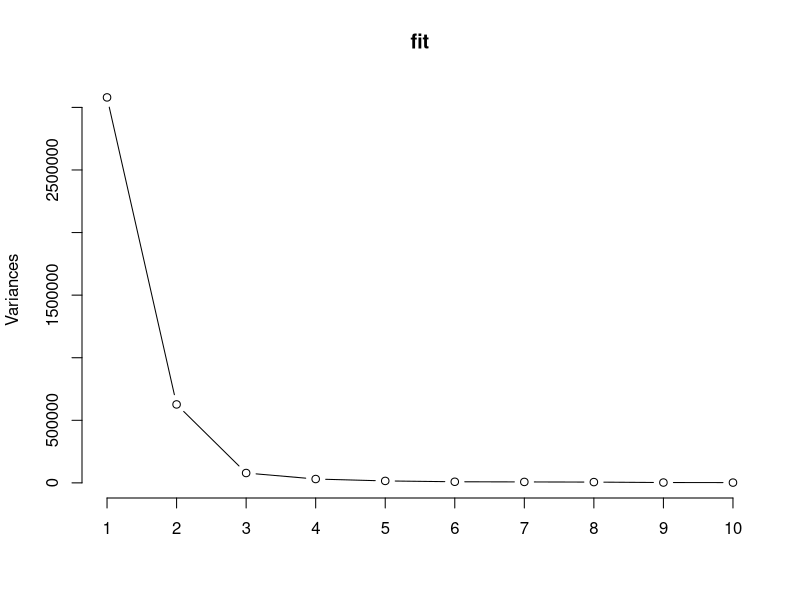
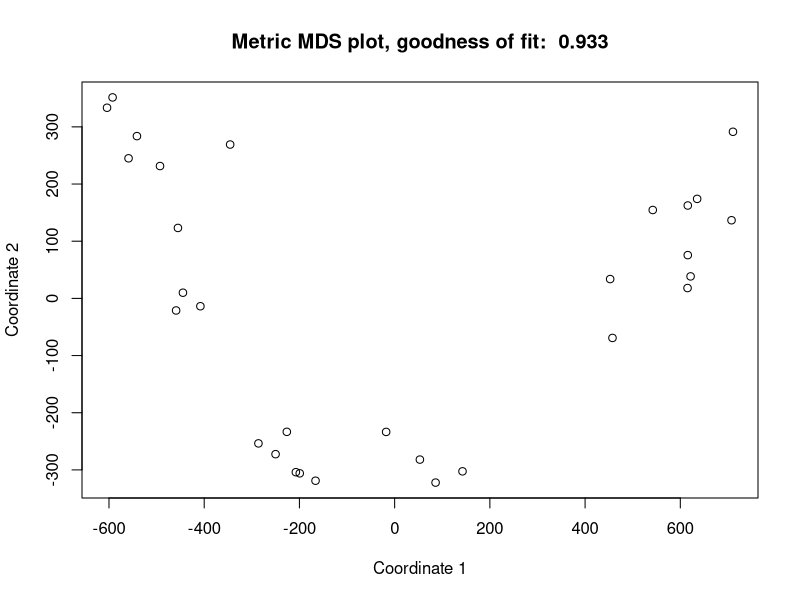
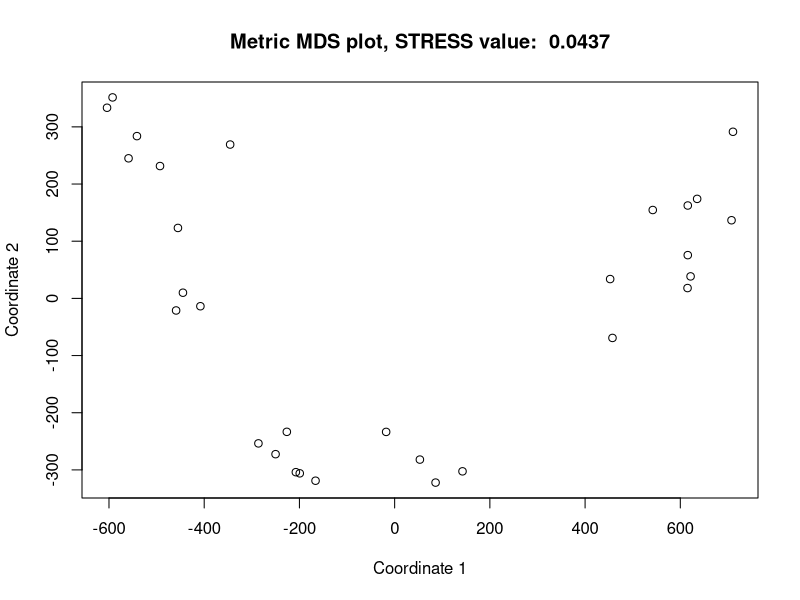
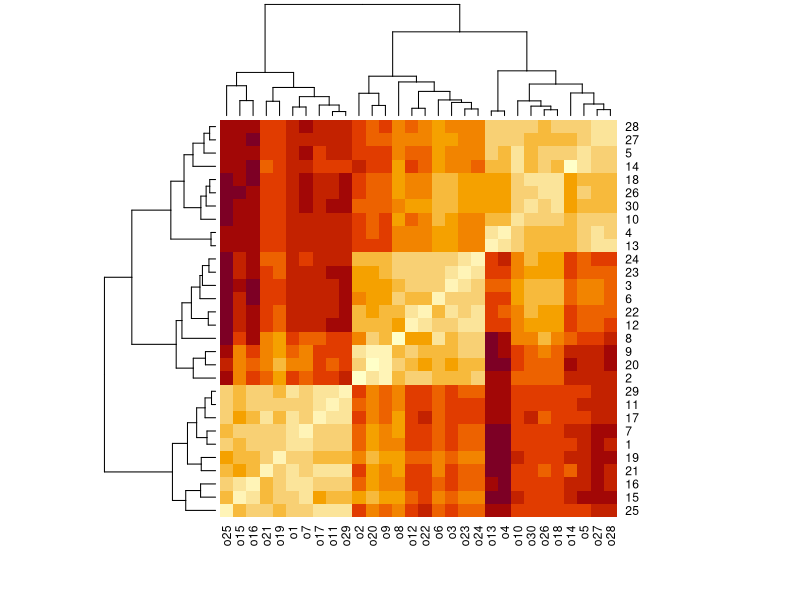

The R source for these figures, in order:
## ---- chunk 1

library(foreign)
library(MASS)
library(nFactors)
library(vegan)
library(psych)

data <- read.spss("org_dissim.sav")
output <- matrix(unlist(data), ncol = 31)
colnames(output) <- c("", "o1", "o2", "o3", "o4", "o5", "o6", "o7", "o8", "o9", "o10", "o11", "o12", "o13", "o14", "o15", "o16", "o17", "o18", "o19", "o20", "o21", "o22", "o23", "o24", "o25", "o26", "o27", "o28", "o29", "o30") 
output <- output[,-1]
d <- dist(output) # Use Euclidean distance

## ---- chunk 2

output[1:5, 1:5]

## ---- chunk 3

fit <- prcomp(d)
plot(fit, type = "lines")

## ---- chunk 4

fit_cla <- cmdscale(d, k = 2, eig = T)
x <- fit_cla$points[,1]
y <- fit_cla$points[,2]
plot(x, y, xlab = "Coordinate 1", ylab = "Coordinate 2", main = paste("Metric MDS plot, goodness of fit: ", round(fit_cla$GOF[1], digits = 3)))

## ---- chunk 5

fit_non <- isoMDS(d, k = 2)
x <- fit_non$points[,1]
y <- fit_non$points[,2]
plot(x, y, xlab = "Coordinate 1", ylab = "Coordinate 2", main = paste("Metric MDS plot, STRESS value: ", round(fit_non$stress / 100, digits = 4)))

## ---- chunk 6

heatmap(output)
